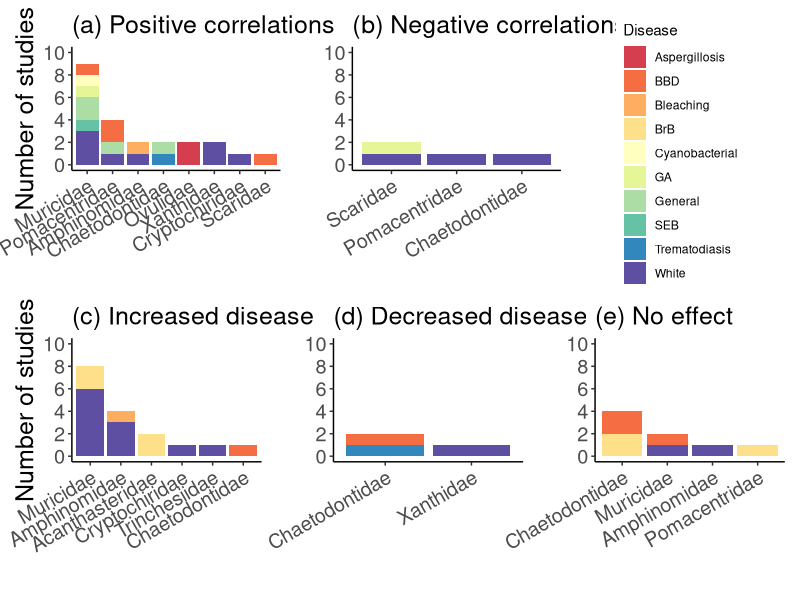

R code for this plot:
## ---- chunk 1
knitr::opts_chunk$set(echo = TRUE)

# load packages
require(tidyverse) # data manipulation
require(here) # for relative paths
require(RColorBrewer) # for colors
require(patchwork) # combining figures
## ---- chunk 2
corallivores <- read_csv(here("data", "Taxa_effects.csv")) %>% 
  select(-starts_with(match = "X")) # get rid of extra columns read_csv can bring in
## ---- chunk 3
corr_effect <- corallivores %>% 
  filter(!is.na(Correlation)) %>% 
  filter(Correlation != "None") %>% # only look at the ones with a correlation
  filter(Disease_general != "Microbiome") %>% # don't want to use this because it's too general
  group_by(Corallivore_family, Disease_general) %>% 
  summarize(N_pos = sum(Correlation == "Positive"),
            N_neg = sum(Correlation == "Negative")) 

## ---- chunk 4
asp_col <- brewer.pal(n = 9, name = "Spectral")[1]
bbd_col <- brewer.pal(n = 9, name = "Spectral")[2]
blc_col <- brewer.pal(n = 9, name = "Spectral")[3]
brb_col <- brewer.pal(n = 9, name = "Spectral")[4]
cya_col <- brewer.pal(n = 9, name = "Spectral")[5]
ga_col <- brewer.pal(n = 9, name = "Spectral")[6]
gen_col <- brewer.pal(n = 9, name = "Spectral")[7]
seb_col <- brewer.pal(n = 9, name = "Spectral")[8]
trem_col <- brewer.pal(n = 9, name = "Spectral")[9]
whi_col <- brewer.pal(n = 11, name = "Spectral")[11]

## ---- chunk 5
# positive
corr_pos_plt <- corr_effect %>% 
  filter(N_pos != 0) %>% # only studies with a positive relationship found
  ggplot(aes(x = ordered(Corallivore_family, levels = c("Muricidae", "Pomacentridae", "Amphinomidae", "Chaetodontidae", "Ovulidae", "Xanthidae", "Cryptochiridae", "Scaridae")), 
             y = N_pos, 
             fill = Disease_general)) +
    geom_bar(stat = "identity") +
    theme_classic() +
    scale_fill_manual(name = "Disease",
                        values = c("Aspergillosis" = asp_col, "BBD" = bbd_col, "Bleaching" = blc_col, "Cyanobacterial" = cya_col, "GA" = ga_col, "General" = gen_col, "SEB" = seb_col, "Trematodiasis" = trem_col, "White" = whi_col, "BrB" = brb_col)) +
    theme(axis.text.x = element_text(angle = 30, hjust = 1), legend.position = "none")  +
  ggtitle("(a) Positive correlations") +
  xlab("") +
  ylab("Number of studies") +
  scale_y_continuous(breaks = seq(0, 10, by = 2), limits = c(0, 10))
## ---- chunk 6
# negative
corr_neg_plt <- corr_effect %>% 
  filter(N_neg != 0) %>% 
  ggplot(aes(x = fct_rev(Corallivore_family), 
             y = N_neg, 
             fill = Disease_general)) +
    geom_bar(stat = "identity") +
    theme_classic() +
    scale_fill_manual(name = "Disease",
                        values = c("Aspergillosis" = asp_col, "BBD" = bbd_col, "Bleaching" = blc_col, "Cyanobacterial" = cya_col, "GA" = ga_col, "General" = gen_col, "SEB" = seb_col, "Trematodiasis" = trem_col, "White" = whi_col, "BrB" = brb_col)) +
    theme(axis.text.x = element_text(angle = 30, hjust = 1), legend.position = "none")  +
  ggtitle("(b) Negative correlations") +
  xlab("") +
  ylab("") +
  scale_y_continuous(breaks = seq(0, 10, by = 2), limits = c(0, 10))
## ---- chunk 7
manip_effect <- corallivores %>% 
  filter(!is.na(Experimental_effect)) %>% # only studies 
  filter(Disease_general != "Microbiome") %>% # don't want to use this because it's too general
  group_by(Corallivore_family, Disease_general) %>% 
  summarize(N_inc = sum(Experimental_effect == "Increased"),
            N_dec = sum(Experimental_effect == "Decreased"),
            N_noeff = sum(Experimental_effect == "No effect")) 
## ---- chunk 8
# increased
manip_pos_plt <-manip_effect %>% 
  filter(N_inc != 0) %>% 
  ggplot(aes(x = ordered(Corallivore_family, 
                         levels = c("Muricidae", "Amphinomidae", "Acanthasteridae", "Cryptochiridae", "Trinchesiidae", "Chaetodontidae")), 
             y = N_inc, 
             fill = Disease_general)) +
    geom_bar(stat = "identity") +
    theme_classic() +
    scale_fill_manual(name = "Disease",
                        values = c("Aspergillosis" = asp_col, "BBD" = bbd_col, "Bleaching" = blc_col, "Cyanobacterial" = cya_col, "GA" = ga_col, "General" = gen_col, "SEB" = seb_col, "Trematodiasis" = trem_col, "White" = whi_col, "BrB" = brb_col)) +
    theme(axis.text.x = element_text(angle = 30, hjust = 1), legend.position = "none")  +
  ggtitle("(c) Increased disease") +
  xlab("") +
  ylab("Number of studies") +
  scale_y_continuous(breaks = seq(0, 10, by = 2), limits = c(0, 10))
## ---- chunk 9
# decreased
manip_neg_plt <- manip_effect %>% 
  filter(N_dec != 0) %>% 
  ggplot(aes(x = Corallivore_family, 
             y = N_dec, 
             fill = Disease_general)) +
    geom_bar(stat = "identity") +
    theme_classic() +
    scale_fill_manual(name = "Disease",
                        values = c("Aspergillosis" = asp_col, "BBD" = bbd_col, "Bleaching" = blc_col, "Cyanobacterial" = cya_col, "GA" = ga_col, "General" = gen_col, "SEB" = seb_col, "Trematodiasis" = trem_col, "White" = whi_col, "BrB" = brb_col)) +
    theme(axis.text.x = element_text(angle = 30, hjust = 1), legend.position = "none")  +
  ggtitle("(d) Decreased disease") +
  xlab("") +
  ylab("") +
  scale_y_continuous(breaks = seq(0, 10, by = 2), limits = c(0, 10))
## ---- chunk 10
# no effect
manip_noEff_plt <- manip_effect %>% 
  filter(N_noeff != 0) %>% 
  ggplot(aes(x = ordered(Corallivore_family,
                         levels = c("Chaetodontidae", "Muricidae", "Amphinomidae", "Pomacentridae")), 
             y = N_noeff, 
             fill = Disease_general)) +
    geom_bar(stat = "identity") +
    theme_classic() +
    scale_fill_manual(name = "Disease",
                        values = c("Aspergillosis" = asp_col, "BBD" = bbd_col, "Bleaching" = blc_col, "Cyanobacterial" = cya_col, "GA" = ga_col, "General" = gen_col, "SEB" = seb_col, "Trematodiasis" = trem_col, "White" = whi_col, "BrB" = brb_col)) +
    theme(axis.text.x = element_text(angle = 30, hjust = 1), legend.position = "none")  +
  ggtitle("(e) No effect") +
  xlab("") +
  ylab("") +
  scale_y_continuous(breaks = seq(0, 10, by = 2), limits = c(0, 10))
## ---- chunk 11
# plot something with all of the colors (this is very sloppily done)
legend_plt <- corr_effect %>% 
  as.data.frame() %>% 
  add_row("Corallivore_family" = "Test", "Disease_general" = "BrB", "N_pos" = 8, "N_neg" = 8) %>% 
  ggplot(aes(x = Corallivore_family, 
             y = N_pos, 
             fill = Disease_general)) +
    geom_bar(stat = "identity") +
    theme_classic() +
    scale_fill_manual(name = "Disease",
                        values = c("Aspergillosis" = asp_col, "BBD" = bbd_col, "Bleaching" = blc_col, "Cyanobacterial" = cya_col, "GA" = ga_col, "General" = gen_col, "SEB" = seb_col, "Trematodiasis" = trem_col, "White" = whi_col, "BrB" = brb_col)) +
    theme(axis.text.x = element_text(angle = 30, hjust = 1))  +
  xlab("") +
  ylab("Number of studies") +
  scale_y_continuous(breaks = seq(0, 10, by = 2), limits = c(0, 10))

# extract legend
# used code from: https://github.com/hadley/ggplot2/wiki/Share-a-legend-between-two-ggplot2-graphs
g_legend<-function(a.gplot){
  tmp <- ggplot_gtable(ggplot_build(a.gplot))
  leg <- which(sapply(tmp$grobs, function(x) x$name) == "guide-box")
  legend <- tmp$grobs[[leg]]
  return(legend)}

mylegend <- g_legend(legend_plt)
## ---- chunk 12
# pdf(here("figures/Figure_2.pdf"), height = 7.5, width = 11)

(corr_pos_plt + corr_neg_plt + mylegend) /
(manip_pos_plt + manip_neg_plt + manip_noEff_plt) & theme(text = element_text(size = 18), plot.title = element_text(size = 18))        


# dev.off()
